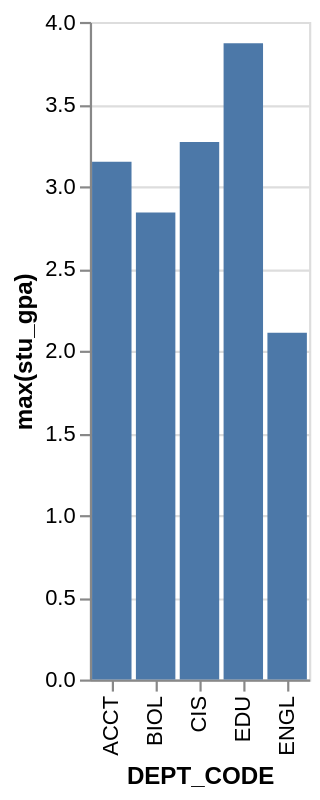

Express this chart as Vega-Lite.
### Vega-Lite specification from a JSON file in a GitHub repository (floating-point values rounded to 4 significant figures)
{"data": {"values": [{"x_data": "ACCT", "y_data": 3.15}, {"x_data": "BIOL", "y_data": 2.84}, {"x_data": "CIS", "y_data": 3.27}, {"x_data": "EDU", "y_data": 3.87}, {"x_data": "ENGL", "y_data": 2.11}]}, "mark": "bar", "encoding": {"x": {"field": "x_data", "type": "nominal", "title": "DEPT_CODE", "sort": "ascending"}, "y": {"field": "y_data", "type": "quantitative", "title": "max(stu_gpa)"}}}
